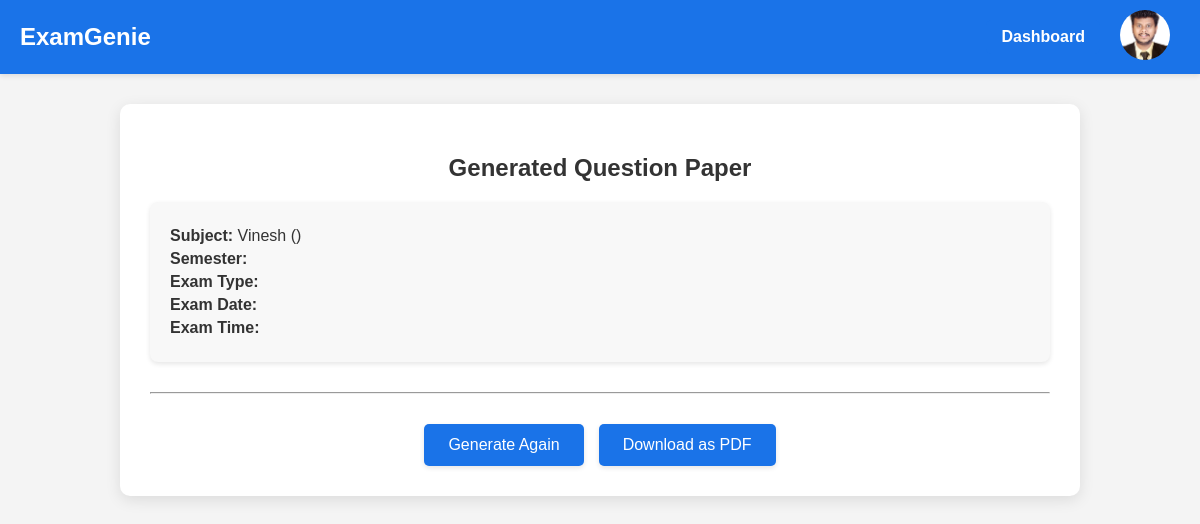
The app's page /question-paper/ (signed in) with its own data.
### main/models.py (models this page shows, shortened)
class Teacher(AbstractBaseUser, PermissionsMixin):
    email = models.EmailField(unique=True)
    first_name = models.CharField(max_length=50, null=True, blank=True)  # Allowing null
    last_name = models.CharField(max_length=50, null=True, blank=True)  # Allowing null
    profile_photo = models.ImageField(upload_to='profile_photos/', null=True, blank=True)  # Allowing null
    specialization = models.CharField(max_length=100)
    is_active = models.BooleanField(default=True)
    is_staff = models.BooleanField(default=False)
    objects = TeacherManager()
    USERNAME_FIELD = 'email'
    REQUIRED_FIELDS = []

### main/views1.py (the view)
# urls.py: path('question-paper/', views1.question_paper, name='question_paper'),
@login_required
def question_paper(request):
    subject_name = request.session.get("subject_name", "")
    subject_code = request.session.get("subject_code", "")
    semester = request.session.get("semester", "")
    branch = request.session.get("branch", "")
    exam_type = request.session.get("exam_type", "")
    exam_time = request.session.get("exam_time", "")
    exam_date = request.session.get("exam_date", "")
    generated_questions = request.session.get("generated_questions", {})
    course_outcomes = request.session.get("course_outcomes", {})
    teacher = request.session.get("teacher", "Unknown")
    return render(request, "main/question_paper.html", {
        "subject_name": subject_name,
        "subject_code": subject_code,
        "semester": semester,
        "branch": branch,
        "exam_type": exam_type,
        "exam_time": exam_time,
        "exam_date": exam_date,
        "questions": generated_questions,
        "course_outcomes": course_outcomes,
        "teacher": teacher
    })

### main/templates/main/question_paper.html (shortened to what this page needs)
<!DOCTYPE html>
<html lang="en">
<head>
    {% load qc %}
</head>
<body>
    <div id="navbar-container">
        <div style="background-color: #1a73e8; color: white; display: flex; justify-content: space-between; align-items: center; padding: 10px 20px; box-shadow: 0 2px 5px rgba(0,0,0,0.1);">
            <a href="{% if user.is_authenticated %}{% url 'dashboard' %}{% else %}{% url 'login' %}{% endif %}"
               id="examgenie-brand"
               style="font-size: 24px; font-weight: bold; color: white; text-decoration: none; cursor: pointer;">
                ExamGenie
            </a>
            <a href="{% url 'dashboard' %}" class="nav-item">
              Dashboard
            </a>
            <div id="profile-container">
                <div id="profile-photo">
                    <img src="{{ user.profile_photo.url }}" alt="Profile" class="profile-pic">
                </div>
            </div>
        </div>
    </div>
    <div class="container">
        <h2>Generated Question Paper</h2>
        <div class="paper-details">
            <p><strong>Subject:</strong> {{ subject_name }} ({{ subject_code }})</p>
            <p><strong>Semester:</strong> {{ semester }}</p>
            <p><strong>Exam Type:</strong> {{ exam_type }}</p>
            <p><strong>Exam Date:</strong> {{ exam_date }}</p>
            <p><strong>Exam Time:</strong> {{ exam_time }}</p>
        </div>
        <hr>
        <div class="controller">
            <button onclick="window.location.href='{% url 'generate_paper' %}?regenerate=true'">Generate Again</button>
            <button onclick="downloadEditedPaper()">Download as PDF</button>
        </div>
    </div>
</body>
</html>

### main/templates/main/question_paper.html (style rules this page uses)
body { font-family: Arial, sans-serif; margin: 0; padding: 0; background-color: #f4f4f4; color: #333; }
h2, h3 { margin: 0; padding: 20px 0; text-align: center; font-size: 24px; color: #333; }
p { margin: 5px 0; font-size: 16px; }
#navbar-container { position: sticky; top: 0; z-index: 1000; width: 100%; }
.container { max-width: 900px; margin: 30px auto; background-color: white; padding: 30px; border-radius: 10px; box-shadow: 0 4px 15px rgba(0, 0, 0, 0.1); transition: all 0.3s ease; }
.paper-details { margin-bottom: 30px; padding: 20px; background-color: #f8f8f8; border-radius: 8px; box-shadow: 0 2px 5px rgba(0, 0, 0, 0.1); transition: all 0.3s ease; }
.controller { display: flex; justify-content: center; gap: 15px; margin-top: 30px; }
.controller button { background-color: #1a73e8; color: white; padding: 12px 24px; border: none; border-radius: 5px; cursor: pointer; font-size: 16px; font-weight: 500; transition: all 0.3s ease; box-shadow: 0 2px 5px rgba(0, 0, 0, 0.1); }
#profile-container { position: relative; display: flex; align-items: center; }
.profile-pic { width: 50px; height: 50px; border-radius: 50%; object-fit: cover; margin-right: 10px; }
.nav-item { background-color: #1a73e8; color: white; font-weight: bold; text-decoration: none; padding: 8px 15px; border-radius: 5px; border: none; display: inline-block; position: absolute; right: 100px; top: 4% transform: translateY(-50%); }

### records on screen
Teacher: profile_photo (picture), first_name "Vinesh"
